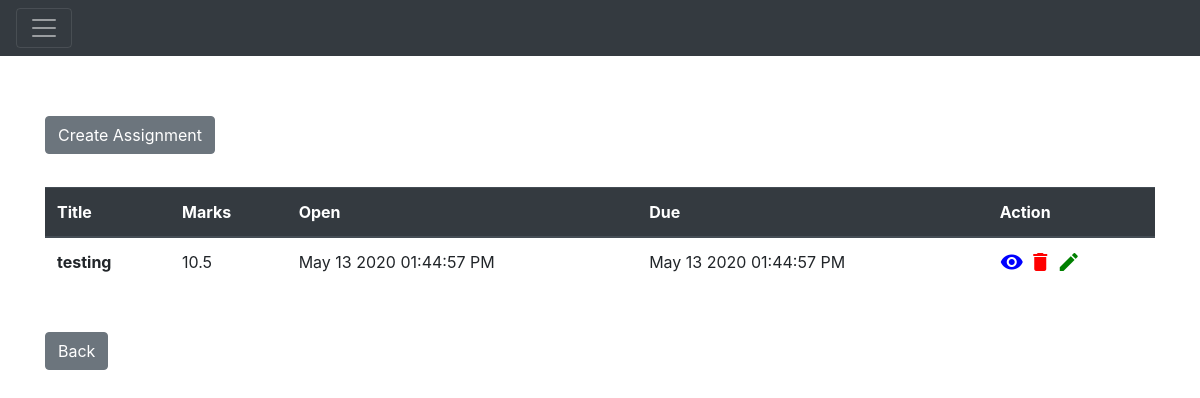
Page /assignments/1 (signed in) on the earlier database version.
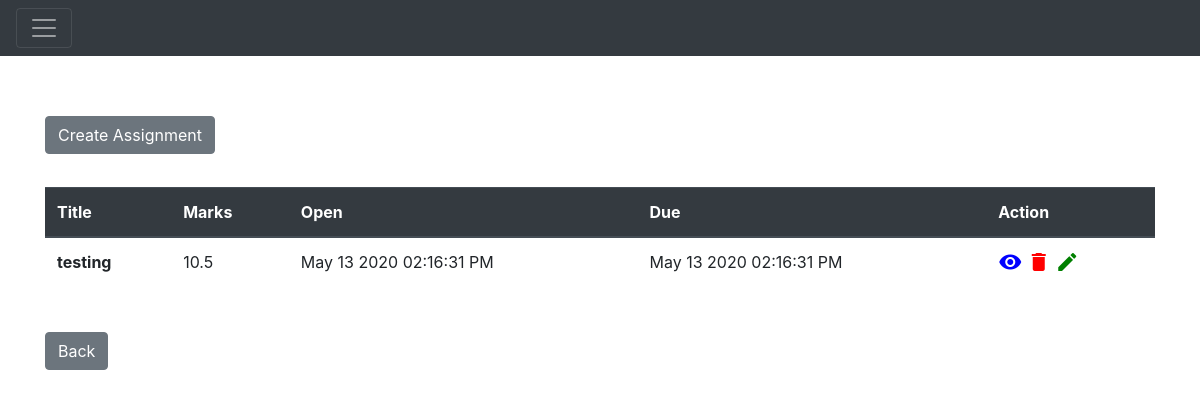
Same page on the later database version.
### Application/models.py (models this page shows)
class Assignment(db.Model):
    __tablename__ = "assignments"
    assignmentId = db.Column(
        db.Integer,
        primary_key=True,
        autoincrement=True
    )
    assignmentName = db.Column(
        db.String(120),
        nullable=False
    )
    assignmentDesc = db.Column(
        db.String(255),
        nullable=False
    )
    assignmentDeadline = db.Column(
        db.DateTime
    )
    courseId = db.Column(db.Integer, db.ForeignKey('courses.courseId'))
    course = relationship("Course", backref="assignments")
    totalMarks = db.Column(db.Float, nullable=False)
    uploadDateTime = db.Column(db.DateTime, nullable=False)

### Application/assignments.py (the view)
@app.route('/assignments/<id>', methods=['GET'])
def getAssignmentsByCourse(id):
    assignments = models.Assignment.query.filter_by(courseId=id).all()
    enrollment = models.Enrollment.query.filter_by(courseId=id,userId=session['id']).first()
    isTeacher = enrollment.enrollmentRole == models.EnrollmentRole.Teacher
    filteredAssignments = []
    for ass in assignments:
        if ass.course.courseId == int(id):
            filteredAssignments.append(ass)
    return render_template('assignments.html', assignments=filteredAssignments, id=id, isTeacher=isTeacher)

### Application/templates/assignments.html (shortened to what this page needs)
{% extends 'main.html' %}
{% block head %}
{{ super() }}
{% endblock %}
{% block body %}
{{ super() }}
<div class="container" style="margin-top: 5%">
    {% if isTeacher %}
    <a class="btn btn-secondary" href={{ url_for('createAssignment',course_id=id) }}>Create Assignment</a>
    {% endif %}
    <table class="table" style="margin-top: 3%">
        <thead class="thead-dark">
        <tr>
            <th scope="col">Title</th>
            <th scope="col">Marks</th>
            <th scope="col">Open</th>
            <th scope="col">Due</th>
            <th scope="col">Action</th>
        </tr>
        </thead>
        <tbody>
        {% for assignment in assignments %}
        <tr>
            <th scope="row">{{assignment.assignmentName}}</th>
            <td>{{assignment.totalMarks}}</td>
            <td>{{assignment.uploadDateTime.strftime("%b %d %Y %r")}}</td>
            <td>{{assignment.assignmentDeadline.strftime("%b %d %Y %r")}}</td>
            <td><a href={{ url_for('getAssignmentDetailById',id=assignment.assignmentId) }}
                           >
                <i class="material-icons md-48" style="color:blue;">visibility</i>
                </a>
                {% if isTeacher %}
                <a href={{ url_for('deleteAssignment', id=assignment.assignmentId) }}>
                    <i class="material-icons md-36" style="color:red;">delete</i>
                </a>
                <a href={{ url_for('updateAssignment', id=assignment.assignmentId) }}>
                    <i class="material-icons md-36" style="color:green;">edit</i>
                </a>
                {% endif %}
            </td>
        </tr>
        {% endfor %}
        </tbody>
    </table>
    <br>
    <a class="btn btn-secondary" href={{ url_for('coursesite' ,id=id) }}> Back</a>
</div>
{% endblock %}

Differences in the rows shown:
changed Assignment "testing": uploadDateTime "May 13 2020 01:44:57 PM" → "May 13 2020 02:16:31 PM"; assignmentDeadline "May 13 2020 01:44:57 PM" → "May 13 2020 02:16:31 PM"
